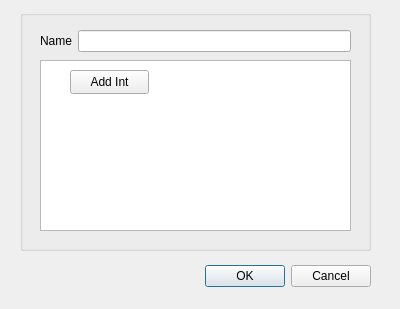
<?xml version="1.0" encoding="UTF-8"?>
<ui version="4.0">
 <class>StructureDialog</class>
 <widget class="QDialog" name="StructureDialog">
  <property name="geometry">
   <rect>
    <x>0</x>
    <y>0</y>
    <width>400</width>
    <height>309</height>
   </rect>
  </property>
  <property name="windowTitle">
   <string>Dialog</string>
  </property>
  <widget class="QDialogButtonBox" name="buttonBox">
   <property name="geometry">
    <rect>
     <x>30</x>
     <y>260</y>
     <width>341</width>
     <height>32</height>
    </rect>
   </property>
   <property name="orientation">
    <enum>Qt::Orientation::Horizontal</enum>
   </property>
   <property name="standardButtons">
    <set>QDialogButtonBox::StandardButton::Cancel|QDialogButtonBox::StandardButton::Ok</set>
   </property>
  </widget>
  <widget class="QGroupBox" name="groupBox">
   <property name="geometry">
    <rect>
     <x>20</x>
     <y>10</y>
     <width>351</width>
     <height>241</height>
    </rect>
   </property>
   <property name="title">
    <string/>
   </property>
   <property name="checkable">
    <bool>false</bool>
   </property>
   <widget class="QWidget" name="formLayoutWidget">
    <property name="geometry">
     <rect>
      <x>20</x>
      <y>20</y>
      <width>311</width>
      <height>31</height>
     </rect>
    </property>
    <layout class="QFormLayout" name="formLayout">
     <item row="0" column="0">
      <widget class="QLabel" name="label">
       <property name="text">
        <string>Name</string>
       </property>
      </widget>
     </item>
     <item row="0" column="1">
      <widget class="QLineEdit" name="lineEdit"/>
     </item>
    </layout>
   </widget>
   <widget class="QListView" name="listView">
    <property name="geometry">
     <rect>
      <x>20</x>
      <y>50</y>
      <width>311</width>
      <height>171</height>
     </rect>
    </property>
   </widget>
   <widget class="QPushButton" name="addIntButton">
    <property name="geometry">
     <rect>
      <x>50</x>
      <y>60</y>
      <width>79</width>
      <height>24</height>
     </rect>
    </property>
    <property name="text">
     <string>Add Int</string>
    </property>
   </widget>
  </widget>
 </widget>
 <resources/>
 <connections>
  <connection>
   <sender>buttonBox</sender>
   <signal>accepted()</signal>
   <receiver>StructureDialog</receiver>
   <slot>accept()</slot>
   <hints>
    <hint type="sourcelabel">
     <x>248</x>
     <y>254</y>
    </hint>
    <hint type="destinationlabel">
     <x>157</x>
     <y>274</y>
    </hint>
   </hints>
  </connection>
  <connection>
   <sender>buttonBox</sender>
   <signal>rejected()</signal>
   <receiver>StructureDialog</receiver>
   <slot>reject()</slot>
   <hints>
    <hint type="sourcelabel">
     <x>316</x>
     <y>260</y>
    </hint>
    <hint type="destinationlabel">
     <x>286</x>
     <y>274</y>
    </hint>
   </hints>
  </connection>
 </connections>
</ui>
